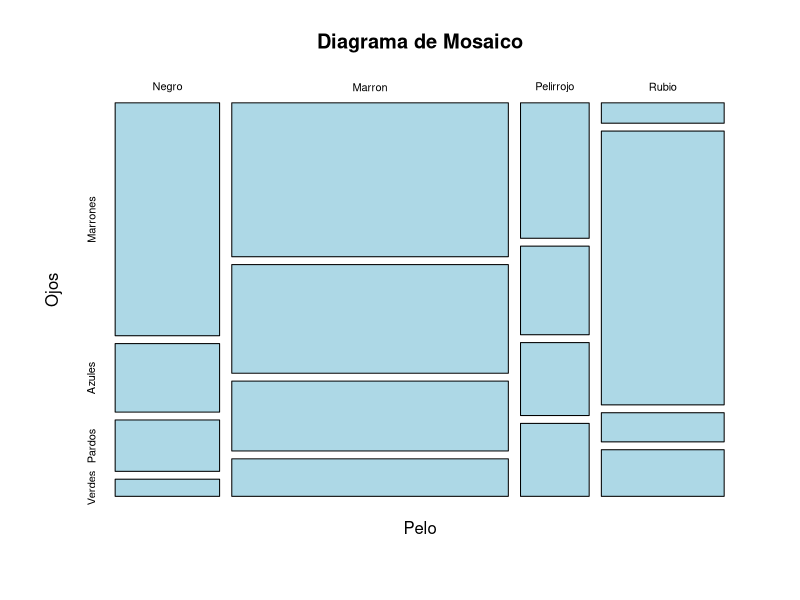
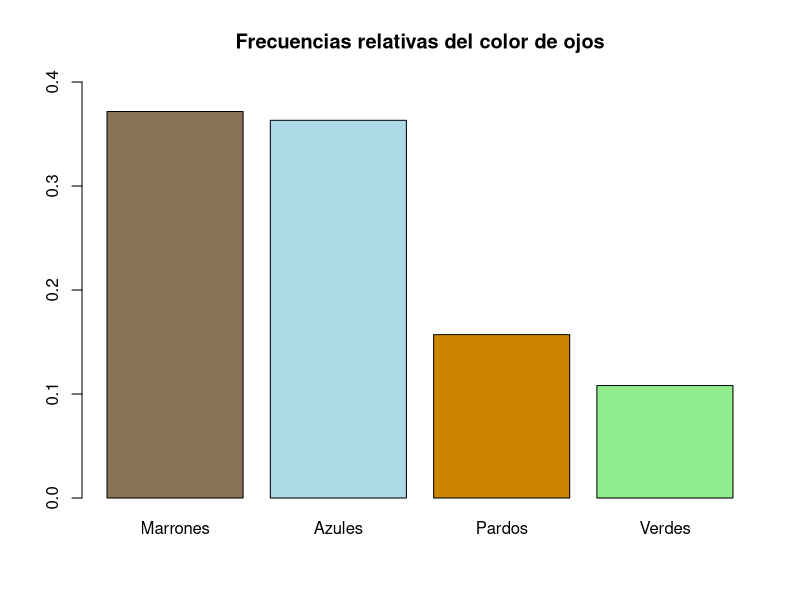
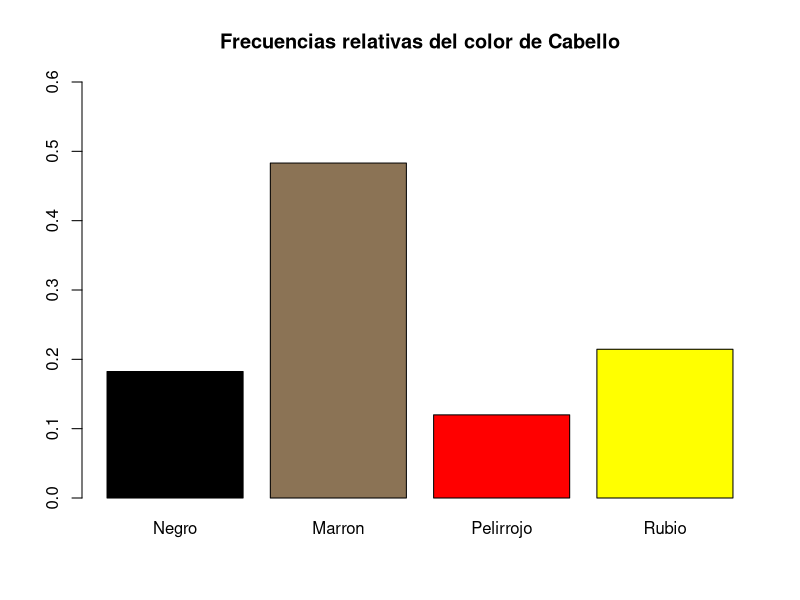
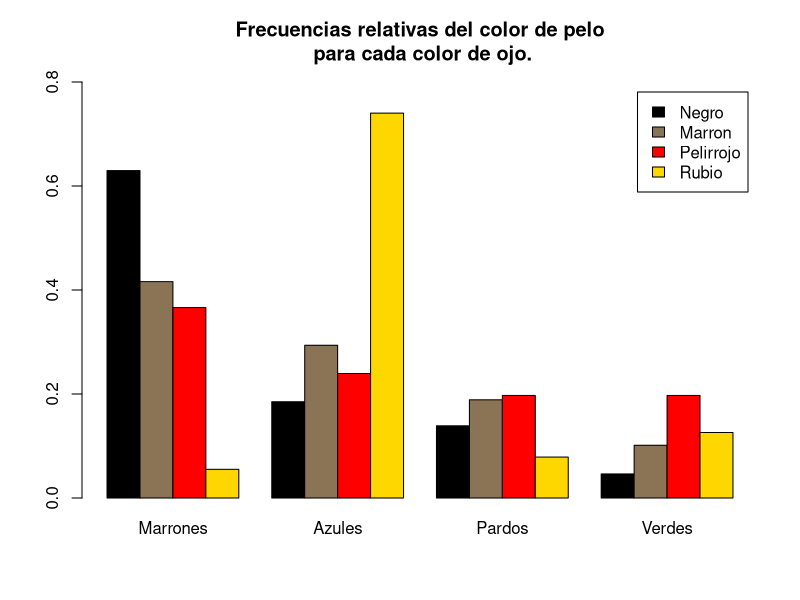
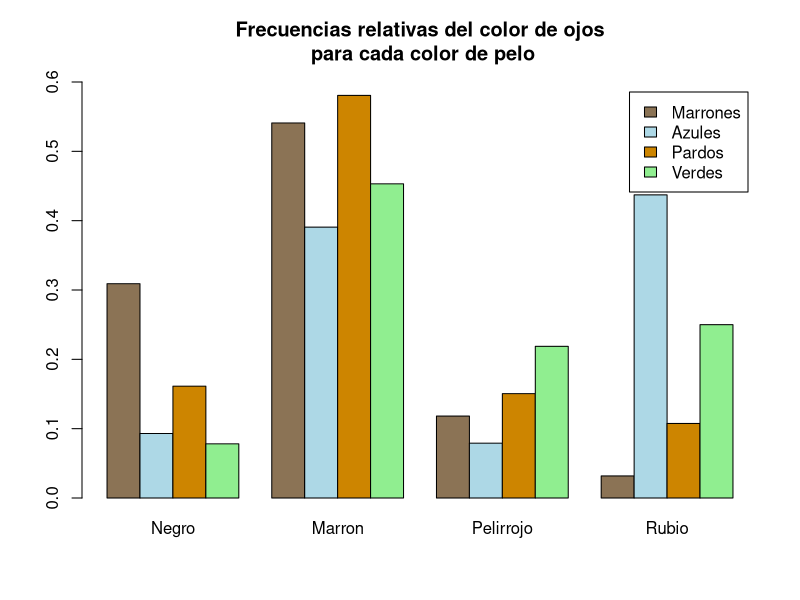

Generate these figures, in order, with R:
## ---- chunk 1
ftable(HairEyeColor)
male <- HairEyeColor[, ,"Male"]
female <- HairEyeColor[, ,"Female"]
data <- as.table(male+female)
data
## ---- chunk 2
dimnames(data) = list(
  Pelo = c("Negro", "Marron", "Pelirrojo", "Rubio"),
  Ojos = c("Marrones", "Azules", "Pardos", "Verdes")
)
data
## ---- chunk 3
plot(data, col = c("lightblue"), main = "Diagrama de Mosaico")
## ---- chunk 4
sum(data)
colSums(data)
rowSums(data)
round(prop.table(colSums(data)), 3)
round(prop.table(rowSums(data)), 3)
## ---- chunk 5
barplot(prop.table(colSums(data)), ylim = c(0, 0.4),
        main = "Frecuencias relativas del color de ojos",
        col = c("burlywood4", "lightblue", "orange3", "lightgreen")
        )

barplot(prop.table(rowSums(data)), ylim = c(0, 0.6),
        main = "Frecuencias relativas del color de Cabello",
        col = c("black", "burlywood4", "red", "yellow")
        )
## ---- chunk 6
round(prop.table(data), 3)
round(prop.table(data, margin = 1), 3)
round(prop.table(data, margin = 2), 3)

barplot(prop.table(data, margin = 1), beside = TRUE,
        legend.text = TRUE, ylim = c(0, 0.8),
        col = c("black", "burlywood4", "red", "gold"), 
        main = "Frecuencias relativas del color de pelo\n para cada color de ojo.")


# Se hace la Traspuesta 
barplot(t(prop.table(data, margin = 2)), beside = TRUE,
        legend.text = TRUE, ylim = c(0, 0.6),
        col = c("burlywood4", "lightblue", "orange3", "lightgreen"), 
        main = "Frecuencias relativas del color de ojos\n para cada color de pelo")
